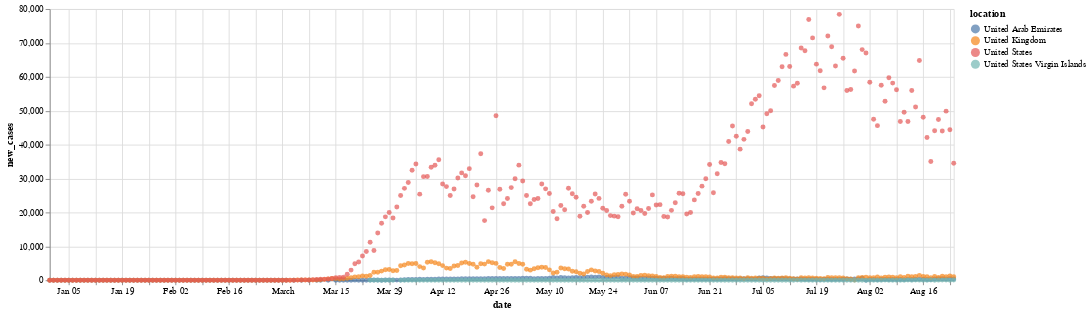

The code cell stored with this chart in its notebook:
### Markdown cell above
## Text searches

Three text search functions exist in EdelweissData™: `Q.search_anywhere()` which searches in any text-like column;`Q.exact_search()` which searches in a given column for an exact string value; and `Q.fuzzy_search()` which does a more lenient search within a given column for a string (matchings substrings). Text searches result in a boolean value.

### Search anywhere

### Code cell
filter = Q.search_anywhere("United")

data_united = dataset.get_data(condition = filter)

altair.Chart(data_united).mark_circle().encode(
        x="date:T",
        y="new_cases",
        color="location",
        tooltip=["location", "date", "new_cases", "new_deaths"]
    ).properties(width=1000)

### Figure 1 — Vega-Lite specification as saved in the notebook (floating-point values rounded to 4 significant figures; data arrays with more than 128 entries replaced by an {"elided": "..."} marker saying what was removed)
{"config": {"view": {"continuousWidth": 400, "continuousHeight": 300}}, "data": {"name": "data-a1cc388d01fd56dee4aafdd89ff86947"}, "mark": "circle", "encoding": {"color": {"type": "nominal", "field": "location"}, "tooltip": [{"type": "nominal", "field": "location"}, {"type": "nominal", "field": "date"}, {"type": "quantitative", "field": "new_cases"}, {"type": "quantitative", "field": "new_deaths"}], "x": {"type": "temporal", "field": "date"}, "y": {"type": "quantitative", "field": "new_cases"}}, "width": 1000, "$schema": "https://vega.github.io/schema/vega-lite/v4.8.1.json", "datasets": {"data-a1cc388d01fd56dee4aafdd89ff86947": {"elided": "868 records"}}}
